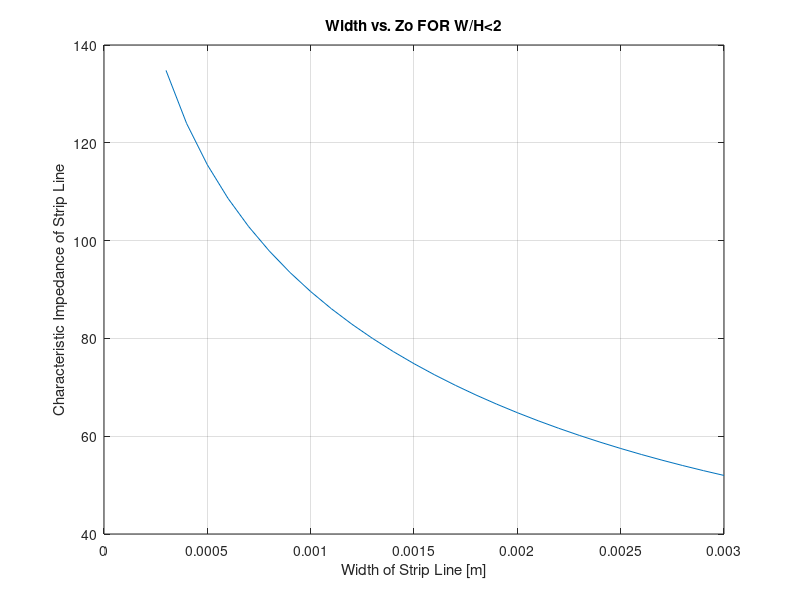
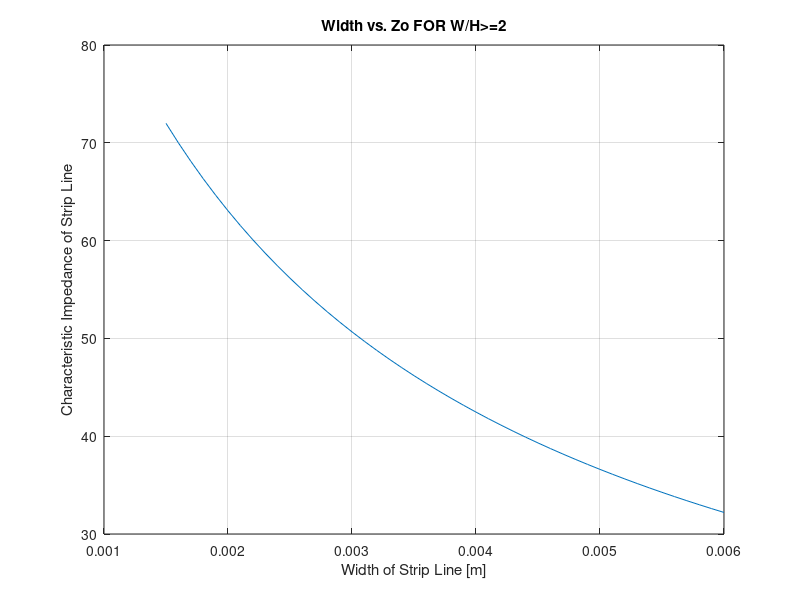

Reproduce these figures in MATLAB, in order.
%Microstrip Calculator
%based on Eq. 1.17..1.19 from Gupta's "Microstrip Lines and Slotlines" 1st
%ed.   ISBN 0-89006-074-6

%Enter Board Parameters Here
h = 1.524E-3; %[m] height (thickness) of board
Er = 4; %relative dielectric constant of board

%% CALCULATE characteristic impedance and Er.effective

%% Case W/h<2 "NARROW"

Wn=3:30; % Arbitrary boundary values--consider where W/h<2 !
Wn=Wn.*0.1E-3;
Zon=(377/(2*pi.*sqrt((Er+1)/2)))*(log((8*h)./Wn)+(1/8)*((Wn./(2.*h)).^2)-(1/2).*((Er-1)./(Er+1))*(log(pi/2)+(1./Er)*log(4/pi)));

%Er.effective for "narrow"
Ereffn=((Er+1)/2+((Er-1)/2)*((log(pi/2)+(1/Er)*log(4/pi))./log((8*h)./Wn))); %effective epsilon of line

%calculate wavelength vs. Er.effective (scalar) for case "narrow"
Len=1./sqrt(Ereffn); %scalar for wavelength inside strip

%% Case W/h>=2 "WIDE"
Ww=15:60; % Arbitrary boundary values--consider where W/h>=2 !
Ww=Ww.*0.1E-3;
Zow=(377/(sqrt(Er))*((Ww./h)+0.883+((Er+1)./(pi*Er))*(log(Ww./(2*h)+0.94)+1.451)+0.165*((Er-1)/Er.^2)).^(-1));

%Er.effective for "WIDE"
Ereffw=((Er+1)/2+((Er-1)/2)*((log(pi/2)+(1/Er)*log(4/pi))./log((8*h)./Ww))); %effective epsilon of line

%calculate wavelength vs. Er.effective (scalar) for case "WIDE"
Lew=1./sqrt(Ereffw); %scalar for wavelength inside strip
%% plot
figure
plot(Wn,Zon);
xlabel('Width of Strip Line [m]');
ylabel('Characteristic Impedance of Strip Line');
title('Width vs. Zo FOR W/H<2');
grid on;

%{
figure
plot(Ereffn,Zon);
xlabel('Er.effective');
ylabel('Characteristic Impedance of Strip Line');
title('Er.effective vs. Zo FOR W/H<2');
grid on;

figure
plot(Ereffn,Len);
xlabel('Er.effective');
ylabel('wavelength.strip');
title('Er.effective vs. Wavelength in strip FOR W/H<2');
grid on;
%}

figure
plot(Ww,Zow);
xlabel('Width of Strip Line [m]');
ylabel('Characteristic Impedance of Strip Line');
title('Width vs. Zo FOR W/H>=2');
grid on;

%{
figure
plot(Ereffw,Zow);
xlabel('Er.effective');
ylabel('Characteristic Impedance of Strip Line');
title('Er.effective vs. Zo FOR W/H>=2');
grid on;

figure
plot(Ereffw,Lew);
xlabel('Er.effective');
ylabel('wavelength.strip');
title('Er.effective vs. Wavelength in strip FOR W/H>=2');
grid on;
%}